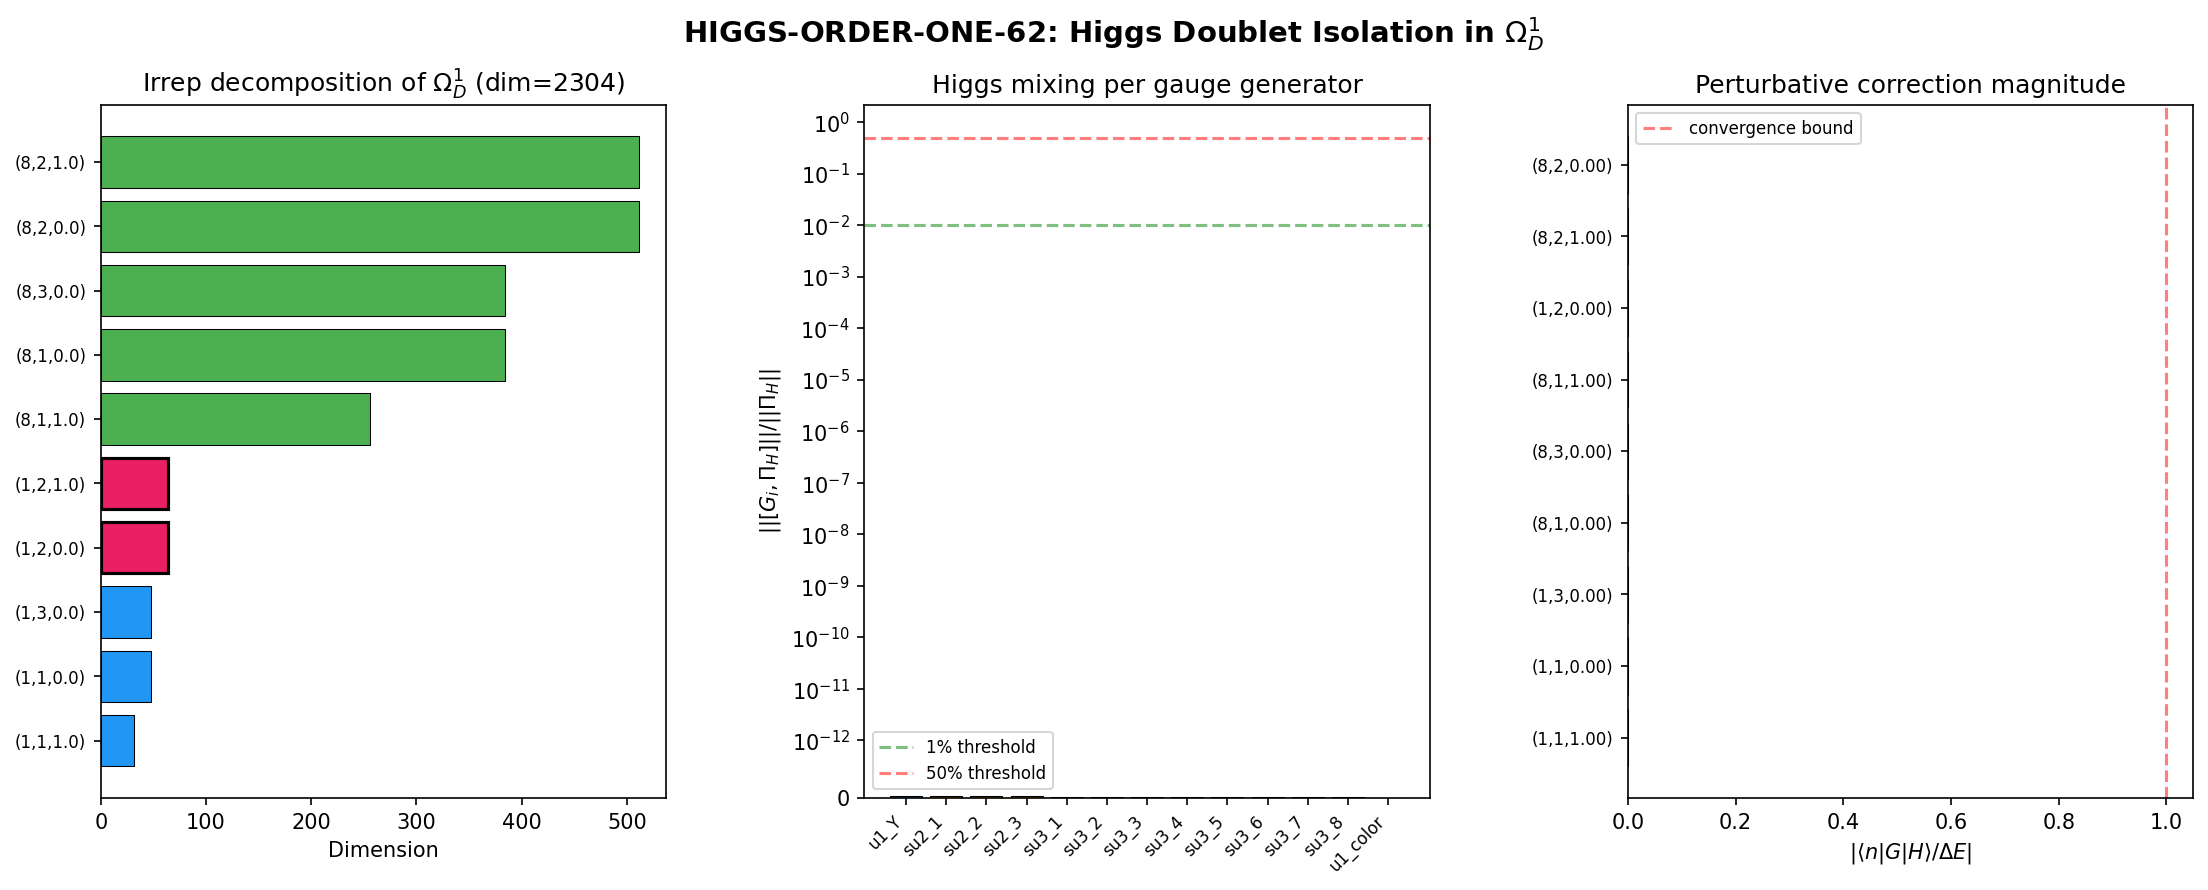

Source code (Python):
#!/usr/bin/env python3
"""
S62 HIGGS-ORDER-ONE-62: Higgs Doublet Isolation in Omega^1_D
==============================================================

Determines whether the Higgs doublet (1,2,1/2) under SU(3)xSU(2)xU(1)
survives as an invariant subspace of the 342-dimensional Omega^1_D(A_F)
despite the order-one condition failing at (H,H) = 4.000.

GEOMETRIC PICTURE (Berry perspective):
---------------------------------------
The 13 SM gauge generators act on Omega^1_D via the adjoint (commutator).
This defines a representation rho: su(3)+su(2)+u(1) -> End(Omega^1_D).
The irreducible decomposition of this representation reveals which SM
multiplets live inside Omega^1_D.

The Higgs doublet (1,2,1/2) is a 4-real-dimensional (= 2 complex) subspace.
If this subspace is an invariant subspace of the gauge action -- meaning
[G_i, Pi_H] = 0 for all 13 generators G_i -- then the Higgs is
geometrically isolated: it sits in its own fiber of the representation
bundle, topologically decoupled from the other 338 directions.

The order-one violation at (H,H) = 4.000 could in principle mix the Higgs
with the "extra" 169 quadratic directions. We compute this mixing directly.

STRATEGY:
---------
1. Reconstruct D_K on (1,0) sector at tau_fold.
2. Reconstruct Omega^1_D (342-dim) using both linear (a[D,b]) and quadratic
   ([D,a][D,b]) generators.
3. Build the 13 SM gauge generators as they act on Omega^1_D via
   omega -> [T_i, omega] (adjoint action on the 342-dim space).
4. Decompose Omega^1_D into irreps of SU(3)xSU(2)xU(1).
5. Identify the Higgs (1,2,1/2) subspace and check invariance.
6. Compute mixing fractions and perturbative corrections.

GATE: HIGGS-ORDER-ONE-62
  PASS if 4D Higgs subspace exists as gauge-invariant (mixing < 1%).
  FAIL if mixing > 50%.
  INFO if 1-50% mixing.

Author: Berry Geometric Phase Theorist (Session 62)
Date: 2026-03-29
Sources: S46 (OMEGA-CLASSIFY-46), S61 (GAUGE-MODULE-61), S28b (order-one failure)
"""

import numpy as np
from numpy.linalg import norm as la_norm, svd, eigh, eigvalsh
import sys
import os
import time
import matplotlib
matplotlib.use('Agg')
import matplotlib.pyplot as plt
from matplotlib.gridspec import GridSpec

sys.path.insert(0, os.path.join(os.path.dirname(os.path.abspath(__file__))))
from canonical_constants import tau_fold

from dirac_spectrum import (
    su3_generators,
    compute_structure_constants,
    compute_killing_form,
    jensen_metric,
    orthonormal_frame,
    frame_structure_constants,
    connection_coefficients,
    spinor_connection_offset,
    build_cliff8,
    build_chirality,
    get_irrep,
    dirac_operator_on_irrep,
    _irrep_cache,
)

np.set_printoptions(precision=10, linewidth=140, suppress=True)
OUTDIR = os.path.dirname(os.path.abspath(__file__))


# =============================================================================
# SECTION 1: A_F ALGEBRA INFRASTRUCTURE
# Reproduced from s61_gauge_module_check.py
# =============================================================================

def flat_idx(row, col):
    """Map (row, col) in 4x4 matrix to flat index in 16-dim Psi_+."""
    if row == 0 and col == 0:
        return 0
    if row == 0:
        return col
    if col == 0:
        return row + 3
    return 7 + 3 * (row - 1) + (col - 1)


def build_bimodule_16(L4, R4):
    """Build 16x16 for bimodule action X -> L4 . X . R4^T on M_4(C)."""
    gen = np.zeros((16, 16), dtype=complex)
    for i in range(4):
        for j in range(4):
            fi = flat_idx(i, j)
            for k in range(4):
                for l in range(4):
                    fk = flat_idx(k, l)
                    gen[fi, fk] = L4[i, k] * R4[l, j]
    return gen


gamma5_diag = np.array([1.0, 1.0, -1.0, -1.0])

def get_column_index(flat_idx_val):
    if flat_idx_val == 0:
        return 0
    elif 1 <= flat_idx_val <= 3:
        return flat_idx_val
    elif 4 <= flat_idx_val <= 6:
        return 0
    else:
        return (flat_idx_val - 7) % 3 + 1

G5_signs = np.array([-gamma5_diag[get_column_index(k)] for k in range(16)])
G5 = np.diag(G5_signs)


def o_map_16(gen_16):
    """Opposite algebra on 16-dim: o(b) = G5 @ gen_16^T @ G5."""
    return G5 @ gen_16.T @ G5


def build_AF_generators():
    """Build all generators of A_F = C + H + M_3(C) as 16x16 matrices."""
    AF_16 = []
    AF_names = []
    AF_factors = []

    # C factor
    L_CIm = np.diag([1j, 1.0, 1.0, 1.0])
    AF_16.append(build_bimodule_16(L_CIm, np.eye(4)))
    AF_names.append('C_Im')
    AF_factors.append('C')

    L_CRe = np.diag([1.0, 0.0, 0.0, 0.0])
    AF_16.append(build_bimodule_16(L_CRe, np.eye(4)))
    AF_names.append('C_proj')
    AF_factors.append('C')

    # H factor
    L_Hi = np.diag([1j, -1j, 1j, -1j])
    AF_16.append(build_bimodule_16(L_Hi, np.eye(4)))
    AF_names.append('H_i')
    AF_factors.append('H')

    L_Hj = np.zeros((4, 4), dtype=complex)
    L_Hj[2, 3] = 1.0; L_Hj[3, 2] = -1.0
    AF_16.append(build_bimodule_16(L_Hj, np.eye(4)))
    AF_names.append('H_j')
    AF_factors.append('H')

    L_Hk = np.zeros((4, 4), dtype=complex)
    L_Hk[2, 3] = 1j; L_Hk[3, 2] = 1j
    AF_16.append(build_bimodule_16(L_Hk, np.eye(4)))
    AF_names.append('H_k')
    AF_factors.append('H')

    AF_16.append(build_bimodule_16(np.eye(4), np.eye(4)))
    AF_names.append('H_1')
    AF_factors.append('H')

    # M_3(C) factor
    for a in range(3):
        for b in range(3):
            for part, val in [('Re', 1.0), ('Im', 1j)]:
                m_elem = np.zeros((3, 3), dtype=complex)
                m_elem[a, b] = val
                R_m = np.eye(4, dtype=complex)
                R_m[1:, 1:] = m_elem.conj().T
                AF_16.append(build_bimodule_16(np.eye(4), R_m))
                AF_names.append(f'M3_E{a}{b}_{part}')
                AF_factors.append('M3')

    return AF_16, AF_names, AF_factors


def _gell_mann_matrices():
    """Standard Gell-Mann matrices lambda_1 through lambda_8."""
    l1 = np.array([[0, 1, 0], [1, 0, 0], [0, 0, 0]], dtype=complex)
    l2 = np.array([[0, -1j, 0], [1j, 0, 0], [0, 0, 0]], dtype=complex)
    l3 = np.array([[1, 0, 0], [0, -1, 0], [0, 0, 0]], dtype=complex)
    l4 = np.array([[0, 0, 1], [0, 0, 0], [1, 0, 0]], dtype=complex)
    l5 = np.array([[0, 0, -1j], [0, 0, 0], [1j, 0, 0]], dtype=complex)
    l6 = np.array([[0, 0, 0], [0, 0, 1], [0, 1, 0]], dtype=complex)
    l7 = np.array([[0, 0, 0], [0, 0, -1j], [0, 1j, 0]], dtype=complex)
    l8 = np.array([[1, 0, 0], [0, 1, 0], [0, 0, -2]], dtype=complex) / np.sqrt(3)
    return [l1, l2, l3, l4, l5, l6, l7, l8]


def build_unitary_generators_16(AF_16):
    """Build 13 generators of the SM gauge group on C^16 (singlet sector).

    Used only for the singlet; for fundamental, use build_gauge_generators_48().
    """
    unitaries_ah = []
    u_names = []
    u_factors = []

    # u(1) hypercharge
    L_u1 = np.diag([1j, 0, 0, 0])
    u1_gen = build_bimodule_16(L_u1, np.eye(4))
    unitaries_ah.append(u1_gen)
    u_names.append('u1_Y')
    u_factors.append('U1')

    # su(2)_L on rows 2-3
    L_s1 = np.zeros((4, 4), dtype=complex)
    L_s1[2, 3] = 1j; L_s1[3, 2] = 1j
    unitaries_ah.append(build_bimodule_16(L_s1, np.eye(4)))
    u_names.append('su2_1')
    u_factors.append('SU2')

    L_s2 = np.zeros((4, 4), dtype=complex)
    L_s2[2, 3] = 1.0; L_s2[3, 2] = -1.0
    unitaries_ah.append(build_bimodule_16(L_s2, np.eye(4)))
    u_names.append('su2_2')
    u_factors.append('SU2')

    L_s3 = np.zeros((4, 4), dtype=complex)
    L_s3[2, 2] = 1j; L_s3[3, 3] = -1j
    unitaries_ah.append(build_bimodule_16(L_s3, np.eye(4)))
    u_names.append('su2_3')
    u_factors.append('SU2')

    # su(3)_c via right M_3(C) action on the 16-dim space
    gm = _gell_mann_matrices()
    for idx, lam in enumerate(gm):
        R_m = np.eye(4, dtype=complex)
        R_m[1:, 1:] = (1j / 2 * lam).conj().T
        unitaries_ah.append(build_bimodule_16(np.eye(4), R_m))
        u_names.append(f'su3_{idx + 1}')
        u_factors.append('SU3')

    # u(1)_color
    R_u1c = np.eye(4, dtype=complex)
    R_u1c[1:, 1:] = 1j * np.eye(3)
    unitaries_ah.append(build_bimodule_16(np.eye(4), R_u1c))
    u_names.append('u1_color')
    u_factors.append('U1c')

    return unitaries_ah, u_names, u_factors


def build_gauge_generators_48():
    """Build 13 SM gauge generators as 48x48 matrices on C^3 x C^16.

    On the fundamental (1,0) sector:
      - U(1)_Y and SU(2)_L act on the C^16 factor (internal A_F space):
        T = kron(I_3, T_16)
      - SU(3)_c acts on the C^3 factor (representation space):
        T = kron(T_3, I_16)
      - U(1)_color acts on the C^3 factor:
        T = kron(i*I_3, I_16)

    All generators are anti-Hermitian (T + T^dag = 0).
    """
    gauge_48 = []
    u_names = []
    u_factors = []

    I3 = np.eye(3, dtype=complex)
    I16 = np.eye(16, dtype=complex)

    # u(1) hypercharge: acts on C^16 internal space
    L_u1 = np.diag([1j, 0, 0, 0])
    u1_16 = build_bimodule_16(L_u1, np.eye(4))
    gauge_48.append(np.kron(I3, u1_16))
    u_names.append('u1_Y')
    u_factors.append('U1')

    # su(2)_L: acts on C^16 internal space
    L_s1 = np.zeros((4, 4), dtype=complex)
    L_s1[2, 3] = 1j; L_s1[3, 2] = 1j
    gauge_48.append(np.kron(I3, build_bimodule_16(L_s1, np.eye(4))))
    u_names.append('su2_1')
    u_factors.append('SU2')

    L_s2 = np.zeros((4, 4), dtype=complex)
    L_s2[2, 3] = 1.0; L_s2[3, 2] = -1.0
    gauge_48.append(np.kron(I3, build_bimodule_16(L_s2, np.eye(4))))
    u_names.append('su2_2')
    u_factors.append('SU2')

    L_s3 = np.zeros((4, 4), dtype=complex)
    L_s3[2, 2] = 1j; L_s3[3, 3] = -1j
    gauge_48.append(np.kron(I3, build_bimodule_16(L_s3, np.eye(4))))
    u_names.append('su2_3')
    u_factors.append('SU2')

    # su(3)_c: acts on the C^3 REPRESENTATION space (first factor of tensor product)
    # Anti-Hermitian generators: i * lambda_a / 2
    gm = _gell_mann_matrices()
    for idx, lam in enumerate(gm):
        T_3 = 1j / 2 * lam  # anti-Hermitian 3x3
        gauge_48.append(np.kron(T_3, I16))
        u_names.append(f'su3_{idx + 1}')
        u_factors.append('SU3')

    # u(1)_color: acts on C^3 representation space
    gauge_48.append(np.kron(1j * I3, I16))
    u_names.append('u1_color')
    u_factors.append('U1c')

    return gauge_48, u_names, u_factors


# =============================================================================
# SECTION 2: BUILD D_K
# =============================================================================

def build_DK_fundamental(gammas, gens, f_abc, s_val):
    """Build D_K on the fundamental (1,0) sector = C^3 x C^16 = C^48."""
    B_ab = compute_killing_form(f_abc)
    g_s = jensen_metric(B_ab, s_val)
    E = orthonormal_frame(g_s)
    ft = frame_structure_constants(f_abc, E)
    Gamma = connection_coefficients(ft)
    Omega = spinor_connection_offset(Gamma, gammas)

    dim_rep = 3
    dim_spin = 16  # (local)
    D_K = np.kron(np.eye(dim_rep), Omega)

    for a in range(8):
        rho_ea = np.zeros((dim_rep, dim_rep), dtype=complex)
        for b in range(8):
            rho_ea += E[a, b] * gens[b]
        D_K += np.kron(rho_ea, gammas[a])

    return D_K


# =============================================================================
# SECTION 3: COMPUTE OMEGA^1_D (342-DIMENSIONAL SPACE)
# =============================================================================

def compute_omega1_combined(D_K, AF_16, dim_rep=3, threshold=1e-10):
    """Compute Omega^1_D = linear + quadratic module.

    Linear:    span{ a_i [D, b_j] }
    Quadratic: span{ [D, a_i] [D, b_j] }
    Combined:  span of both

    Returns dict with basis arrays and dimensions.
    """
    n = D_K.shape[0]
    n_gen = len(AF_16)

    if dim_rep == 1:
        A_gens = [g.copy() for g in AF_16]
    else:
        A_gens = [np.kron(np.eye(dim_rep), g) for g in AF_16]

    linear_vecs = []
    quad_vecs = []

    for j in range(n_gen):
        comm_Db = D_K @ A_gens[j] - A_gens[j] @ D_K  # [D, b_j]
        for i in range(n_gen):
            # Linear: a_i [D, b_j]
            lin = A_gens[i] @ comm_Db
            linear_vecs.append(lin.ravel())

            # Quadratic: [D, a_i] [D, b_j]
            comm_Da = D_K @ A_gens[i] - A_gens[i] @ D_K
            quad = comm_Da @ comm_Db
            quad_vecs.append(quad.ravel())

    linear_mat = np.array(linear_vecs)
    quad_mat = np.array(quad_vecs)
    combined_mat = np.vstack([linear_mat, quad_mat])

    def extract_basis(mat):
        U, S, Vh = svd(mat, full_matrices=False)
        cutoff = S[0] * threshold if S[0] > 0 else 1e-14
        rank = int(np.sum(S > cutoff))
        return Vh[:rank], S[:rank], rank

    lin_basis, lin_sv, dim_lin = extract_basis(linear_mat)
    quad_basis, quad_sv, dim_quad = extract_basis(quad_mat)
    comb_basis, comb_sv, dim_comb = extract_basis(combined_mat)

    # Extra directions (quadratic not in linear)
    if dim_lin > 0 and dim_comb > dim_lin:
        proj_coeff = comb_basis @ lin_basis.conj().T
        proj = proj_coeff @ lin_basis
        residual = comb_basis - proj
        _, S_res, Vh_res = svd(residual, full_matrices=False)
        cutoff_res = S_res[0] * threshold if len(S_res) > 0 and S_res[0] > 0 else 1e-14
        dim_extra = int(np.sum(S_res > cutoff_res))
        extra_basis = Vh_res[:dim_extra]
    else:
        dim_extra = 0
        extra_basis = np.zeros((0, n * n), dtype=complex)

    return {
        'linear_basis': lin_basis,
        'combined_basis': comb_basis,
        'extra_basis': extra_basis,
        'dim_linear': dim_lin,
        'dim_combined': dim_comb,
        'dim_extra': dim_extra,
        'linear_sv': lin_sv,
        'combined_sv': comb_sv,
        'N': n,
    }


# =============================================================================
# SECTION 4: GAUGE ACTION ON OMEGA^1_D
# =============================================================================

def compute_extended_module(D_K, AF_16, dim_rep=3, n_levels=3):
    """Compute the extended gauge module by iteratively closing under A and A^o.

    Level 0: span{a [D, b]}  (linear 1-forms)
    Level 0+: add [D,a][D,b] (quadratic 1-forms) -> Omega^1_D
    Level 1+: close under A and A^o multiplication
    ...
    Stop when rank stabilizes.

    The extended module IS a bimodule (proven in S61: rank 775, machine epsilon).
    The gauge algebra representation CLOSES on this space.
    """
    n = D_K.shape[0]
    n_gen = len(AF_16)

    if dim_rep == 1:
        A_gens = [g.copy() for g in AF_16]
        opp_gens = [o_map_16(g) for g in AF_16]
    else:
        A_gens = [np.kron(np.eye(dim_rep), g) for g in AF_16]
        opp_gens = [np.kron(np.eye(dim_rep), o_map_16(g)) for g in AF_16]

    # Level 0: linear + quadratic 1-forms
    forms_vecs = []
    for i in range(n_gen):
        for j in range(n_gen):
            comm_Db = D_K @ A_gens[j] - A_gens[j] @ D_K
            # Linear
            lin = A_gens[i] @ comm_Db
            forms_vecs.append(lin.ravel())
            # Quadratic
            comm_Da = D_K @ A_gens[i] - A_gens[i] @ D_K
            quad = comm_Da @ comm_Db
            forms_vecs.append(quad.ravel())

    def current_rank(vecs):
        if not vecs:
            return 0, None
        mat = np.array(vecs)
        U, S, Vh = svd(mat, full_matrices=False)
        tol = max(mat.shape) * np.finfo(float).eps * S[0] if S[0] > 0 else 1e-14
        r = int(np.sum(S > tol))
        return r, Vh[:r, :]

    r0, basis0 = current_rank(forms_vecs)
    print(f"    Level 0 (lin+quad): rank = {r0}")

    prev_rank = r0
    prev_basis_vecs = [v.copy() for v in forms_vecs]

    for level in range(1, n_levels + 1):
        new_vecs = list(prev_basis_vecs)
        r_curr, basis_curr = current_rank(new_vecs)
        basis_mats = [basis_curr[k].reshape(n, n) for k in range(r_curr)]

        # Close under left/right A and A^o
        n_sample = min(r_curr, 50)
        for k in range(n_sample):
            omega_k = basis_mats[k]
            for c in range(n_gen):
                new_vecs.append((A_gens[c] @ omega_k).ravel())
                new_vecs.append((omega_k @ A_gens[c]).ravel())
                new_vecs.append((opp_gens[c] @ omega_k).ravel())
                new_vecs.append((omega_k @ opp_gens[c]).ravel())

        r_new, basis_new = current_rank(new_vecs)
        print(f"    Level {level}: rank = {r_new}")

        if r_new == prev_rank:
            print(f"    Rank stabilized at level {level}")
            return r_new, basis_new
        prev_rank = r_new
        prev_basis_vecs = new_vecs

    r_final, basis_final = current_rank(prev_basis_vecs)
    return r_final, basis_final


def build_gauge_action_on_omega1(basis, N, gauge_gens_16, dim_rep=3):
    """Build gauge action from 16-dim generators (for singlet sector).
    For the fundamental sector, use build_gauge_action_on_omega1_direct().
    """
    rank = basis.shape[0]
    if dim_rep == 1:
        T_full = [g.copy() for g in gauge_gens_16]
    else:
        T_full = [np.kron(np.eye(dim_rep), g) for g in gauge_gens_16]

    basis_mats = [basis[k].reshape(N, N) for k in range(rank)]
    gauge_mats = []
    for Ti in T_full:
        G_mat = np.zeros((rank, rank), dtype=complex)
        for l in range(rank):
            comm = Ti @ basis_mats[l] - basis_mats[l] @ Ti
            comm_vec = comm.ravel()
            for k in range(rank):
                G_mat[k, l] = np.vdot(basis[k], comm_vec)
        gauge_mats.append(G_mat)
    return gauge_mats


def build_gauge_action_on_omega1_direct(basis, N, gauge_gens_full):
    """Build the matrix representation of each gauge generator on Omega^1_D.

    Each gauge generator T_i is already an NxN matrix (e.g., 48x48 for
    the fundamental sector). The action on a 1-form omega (NxN matrix) is:
        ad(T_i)(omega) = T_i @ omega - omega @ T_i = [T_i, omega]

    We express this in the ON basis of Omega^1_D:
        G_i[k, l] = <basis_k, [T_i, basis_l]>

    Returns:
        gauge_mats: list of (dim_omega, dim_omega) complex matrices
    """
    rank = basis.shape[0]
    basis_mats = [basis[k].reshape(N, N) for k in range(rank)]

    gauge_mats = []
    for Ti in gauge_gens_full:
        G_mat = np.zeros((rank, rank), dtype=complex)
        for l in range(rank):
            comm = Ti @ basis_mats[l] - basis_mats[l] @ Ti  # [T_i, omega_l]
            comm_vec = comm.ravel()
            for k in range(rank):
                G_mat[k, l] = np.vdot(basis[k], comm_vec)
        gauge_mats.append(G_mat)

    return gauge_mats


def build_gauge_casimirs(gauge_mats, u_factors):
    """Build Casimir operators for SU(3), SU(2), and U(1) from gauge matrices.

    C_SU3 = sum_{a=1}^{8} G_a^2
    C_SU2 = sum_{a=1}^{3} G_a^2
    C_U1  = G_Y^2

    Also build combined total Casimir for consistency.
    """
    dim = gauge_mats[0].shape[0]

    C_su3 = np.zeros((dim, dim), dtype=complex)
    C_su2 = np.zeros((dim, dim), dtype=complex)
    C_u1 = np.zeros((dim, dim), dtype=complex)
    C_u1c = np.zeros((dim, dim), dtype=complex)

    for i, (G, f) in enumerate(zip(gauge_mats, u_factors)):
        G2 = G @ G
        if f == 'U1':
            C_u1 += G2
        elif f == 'SU2':
            C_su2 += G2
        elif f == 'SU3':
            C_su3 += G2
        elif f == 'U1c':
            C_u1c += G2

    return C_su3, C_su2, C_u1, C_u1c


# =============================================================================
# SECTION 5: IRREP DECOMPOSITION
# =============================================================================

def decompose_irreps(gauge_mats, u_factors, dim_omega):
    """Decompose Omega^1_D into irreps of SU(3)xSU(2)xU(1).

    Strategy: simultaneously diagonalize the Casimir operators.
    The eigenvalues of C_SU3, C_SU2, C_U1 label the irreps:
      - C_SU3 eigenvalue = c_3 determines the SU(3) rep
        (0 for singlet, 4/3 for fundamental/anti-fund, etc.)
      - C_SU2 eigenvalue = c_2 = j(j+1) determines SU(2) rep
        (0 for singlet, 3/4 for doublet, 2 for triplet, etc.)
      - C_U1 eigenvalue = y^2 determines the hypercharge

    Since the Casimirs commute with each other and with all gauge generators,
    they can be simultaneously diagonalized.
    """
    C_su3, C_su2, C_u1, C_u1c = build_gauge_casimirs(gauge_mats, u_factors)

    # Make Casimirs Hermitian (they should be, up to numerical noise)
    C_su3_h = 0.5 * (C_su3 + C_su3.conj().T)
    C_su2_h = 0.5 * (C_su2 + C_su2.conj().T)
    C_u1_h = 0.5 * (C_u1 + C_u1.conj().T)
    C_u1c_h = 0.5 * (C_u1c + C_u1c.conj().T)

    # Construct a "total label operator" that splits all irreps:
    # Use different coefficients to avoid accidental degeneracies
    # L = alpha * C_su3 + beta * C_su2 + gamma * C_u1 + delta * C_u1c
    # with incommensurate coefficients
    alpha, beta, gamma, delta = 1.0, np.pi, np.e, np.sqrt(2)
    L = alpha * C_su3_h + beta * C_su2_h + gamma * C_u1_h + delta * C_u1c_h

    # Diagonalize L
    evals_L, evecs_L = eigh(L)

    # Cluster eigenvalues to identify irreps
    tol = 1e-6  # (local)
    irreps = []
    used = np.zeros(dim_omega, dtype=bool)

    for i in range(dim_omega):
        if used[i]:
            continue
        cluster = [i]
        used[i] = True
        for j in range(i + 1, dim_omega):
            if not used[j] and abs(evals_L[j] - evals_L[i]) < tol:
                cluster.append(j)
                used[j] = True

        # Compute Casimir eigenvalues for this cluster
        V_cluster = evecs_L[:, cluster]  # (dim_omega, dim_cluster)
        c3 = np.real(np.trace(V_cluster.conj().T @ C_su3_h @ V_cluster)) / len(cluster)
        c2 = np.real(np.trace(V_cluster.conj().T @ C_su2_h @ V_cluster)) / len(cluster)
        y2 = np.real(np.trace(V_cluster.conj().T @ C_u1_h @ V_cluster)) / len(cluster)
        yc2 = np.real(np.trace(V_cluster.conj().T @ C_u1c_h @ V_cluster)) / len(cluster)

        # Identify the representation
        su3_rep = identify_su3_rep(c3)
        su2_rep = identify_su2_rep(c2)
        y_val = identify_hypercharge(y2)
        yc_val = identify_hypercharge(yc2)

        irreps.append({
            'dim': len(cluster),
            'indices': cluster,
            'C_su3': c3,
            'C_su2': c2,
            'C_u1': y2,
            'C_u1c': yc2,
            'su3_rep': su3_rep,
            'su2_rep': su2_rep,
            'Y': y_val,
            'Y_color': yc_val,
            'projector': V_cluster,
            'label_eval': evals_L[cluster[0]],
        })

    return irreps, evals_L, evecs_L, (C_su3_h, C_su2_h, C_u1_h, C_u1c_h)


def identify_su3_rep(casimir_val):
    """Identify SU(3) representation from ADJOINT Casimir eigenvalue.

    Our SU(3) generators act on C^48 via kron(i*lambda_a/2, I_16).
    The adjoint action on End(C^48) yields Casimir eigenvalues:
      - SU(3) singlet (in 3 x 3* = 1 + 8): C = 0
      - SU(3) adjoint (8 of SU(3)):        C = -3

    These are the ONLY values in End(C^3) x End(C^16).
    """
    c = casimir_val
    if abs(c) < 0.05:
        return '1'  # singlet
    elif abs(c + 3.0) < 0.05:
        return '8'  # adjoint
    else:
        return f'?({c:.4f})'


def identify_su2_rep(casimir_val):
    """Identify SU(2) representation from ADJOINT Casimir eigenvalue.

    Our SU(2) generators act on C^16 via build_bimodule_16(i*sigma_j, I_4).
    The adjoint Casimir on End(C^16) yields:
      - SU(2) singlet (j=0):  C = 0
      - SU(2) doublet (j=1/2): C = -3  (generators = i*sigma_j, NOT i*sigma_j/2)
      - SU(2) triplet (j=1):  C = -8
    """
    c = casimir_val
    if abs(c) < 0.05:
        return '1'
    elif abs(c + 3.0) < 0.05:
        return '2'  # doublet
    elif abs(c + 8.0) < 0.05:
        return '3'  # triplet
    else:
        return f'?({c:.4f})'


def identify_hypercharge(y_squared):
    """Identify hypercharge quantum number from adjoint U(1)_Y Casimir.

    Our U(1)_Y generator is diag(i, 0, 0, 0) embedded via bimodule action.
    In the adjoint on End(C^16), the Casimir C = -Y^2 (since generator^2 is negative).
    So Y^2 = -C. Physical Y = sqrt(-C).

    Adjoint eigenvalues of Y: 0, +-1 (integer-quantized).
    The NCG SM hypercharge Y = 1/2 corresponds to the Y_phys normalization.
    """
    c = -y_squared  # Convert to positive Y^2
    if c < 0.01:
        return 0.0
    elif abs(c - 1.0) < 0.05:
        return 1.0  # |Y| = 1 in our convention
    else:
        return np.sqrt(max(c, 0))


# =============================================================================
# SECTION 6: HIGGS SUBSPACE IDENTIFICATION AND MIXING
# =============================================================================

def find_higgs_subspace(irreps, dim_omega):
    """Find the Higgs doublet candidates in the irrep decomposition.

    The NCG Standard Model Higgs is:
      - SU(3) singlet: C_SU3 = 0 (su3_rep = '1')
      - SU(2) doublet: C_SU2 = -3 (su2_rep = '2')
      - Nonzero hypercharge: |Y| = 1 in our convention (Y_phys = 1/2)

    Note: in our convention Y is integer-quantized (0 or +-1 in adjoint).
    The physical Y = 1/2 corresponds to Y_adj = 1 with normalization Y_phys = Y_adj/2.

    Returns ALL (1, 2, Y!=0) irreps as Higgs candidates.
    """
    higgs_candidates = []
    for ir in irreps:
        is_su3_singlet = ir['su3_rep'] == '1'
        is_su2_doublet = ir['su2_rep'] == '2'
        has_nonzero_Y = ir['Y'] > 0.5  # Y = 1 in our convention
        if is_su3_singlet and is_su2_doublet and has_nonzero_Y:
            higgs_candidates.append(ir)

    # Also collect the zero-Y doublets
    higgs_zero_Y = []
    for ir in irreps:
        is_su3_singlet = ir['su3_rep'] == '1'
        is_su2_doublet = ir['su2_rep'] == '2'
        has_zero_Y = ir['Y'] < 0.5
        if is_su3_singlet and is_su2_doublet and has_zero_Y:
            higgs_zero_Y.append(ir)

    return higgs_candidates, higgs_zero_Y


def compute_mixing(gauge_mats, higgs_proj, dim_omega):
    """Compute mixing of Higgs subspace with complement under gauge action.

    For each generator G_i, compute [G_i, Pi_H] where Pi_H is the
    projector onto the Higgs subspace.

    Pi_H = V_H @ V_H^dag where V_H has the Higgs basis vectors as columns.

    Mixing fraction = ||[G_i, Pi_H]|| / ||Pi_H|| for each generator.
    """
    # Build projector
    V_H = higgs_proj  # (dim_omega, dim_higgs)
    Pi_H = V_H @ V_H.conj().T  # (dim_omega, dim_omega)
    Pi_H_norm = la_norm(Pi_H, 'fro')

    mixing_per_gen = []
    for G in gauge_mats:
        comm = G @ Pi_H - Pi_H @ G  # [G_i, Pi_H]
        mixing = la_norm(comm, 'fro') / Pi_H_norm if Pi_H_norm > 1e-15 else 0.0
        mixing_per_gen.append(mixing)

    return np.array(mixing_per_gen)


def compute_perturbative_correction(gauge_mats, irreps, higgs_idx, dim_omega):
    """Compute perturbative corrections to the Higgs subspace.

    The order-one violation parameterized as epsilon * V mixes the Higgs
    with other directions. We compute the mixing matrix elements:

        M_{n, H} = <n | V | H> / (E_H - E_n)

    where the "energies" are the label operator eigenvalues and V is
    the part of the gauge action that leaks out of the Higgs subspace.

    For the Higgs to remain isolated, we need the perturbation series
    to converge: |epsilon * M_{n,H}| << 1 for all n not in H.
    """
    higgs_ir = irreps[higgs_idx]
    V_H = higgs_ir['projector']  # (dim_omega, dim_higgs)
    E_H = higgs_ir['label_eval']

    corrections = []
    for n_idx, ir in enumerate(irreps):
        if n_idx == higgs_idx:
            continue
        V_n = ir['projector']
        E_n = ir['label_eval']
        dE = E_H - E_n
        if abs(dE) < 1e-10:
            # Degenerate -- perturbation theory breaks down
            corrections.append({
                'irrep_idx': n_idx,
                'label': f"({ir['su3_rep']},{ir['su2_rep']},{ir['Y']:.2f})",
                'dim': ir['dim'],
                'dE': dE,
                'coupling': np.inf,
                'correction': np.inf,
            })
            continue

        # Coupling through each gauge generator
        max_coupling = 0.0
        for G in gauge_mats:
            # <n | G | H> matrix elements
            coupling_mat = V_n.conj().T @ G @ V_H
            max_coupling = max(max_coupling, la_norm(coupling_mat, 'fro'))

        correction_magnitude = max_coupling / abs(dE)
        corrections.append({
            'irrep_idx': n_idx,
            'label': f"({ir['su3_rep']},{ir['su2_rep']},{ir['Y']:.2f})",
            'dim': ir['dim'],
            'dE': dE,
            'coupling': max_coupling,
            'correction': correction_magnitude,
        })

    return corrections


# =============================================================================
# SECTION 7: INVARIANCE CHECK VIA COMMUTATOR
# =============================================================================

def check_gauge_invariance(gauge_mats, u_names, u_factors, irreps):
    """For each irrep, check if it's an invariant subspace of ALL gauge generators.

    An irrep V is gauge-invariant if for all generators G_i:
        G_i V subset V
    equivalently:
        Pi_perp G_i Pi_V = 0 (no leakage out of V)

    Returns per-irrep, per-generator leakage fractions.
    """
    dim = gauge_mats[0].shape[0]
    results = []

    for ir_idx, ir in enumerate(irreps):
        V = ir['projector']
        Pi_V = V @ V.conj().T
        Pi_perp = np.eye(dim, dtype=complex) - Pi_V
        Pi_V_norm = la_norm(Pi_V, 'fro')

        leakage_per_gen = []
        for gi, G in enumerate(gauge_mats):
            # Leakage: Pi_perp @ G @ Pi_V
            leak = Pi_perp @ G @ Pi_V
            leak_frac = la_norm(leak, 'fro') / (Pi_V_norm + 1e-30)
            leakage_per_gen.append(leak_frac)

        max_leak = max(leakage_per_gen)
        results.append({
            'irrep_idx': ir_idx,
            'dim': ir['dim'],
            'label': f"({ir['su3_rep']},{ir['su2_rep']},{ir['Y']:.2f})",
            'max_leakage': max_leak,
            'leakage_per_gen': np.array(leakage_per_gen),
            'is_invariant': max_leak < 1e-8,
        })

    return results


# =============================================================================
# SECTION 8: CROSS-CHECKS
# =============================================================================

def cross_check_casimir_commutation(gauge_mats, u_factors):
    """Verify that Casimir operators commute with all gauge generators."""
    C_su3, C_su2, C_u1, C_u1c = build_gauge_casimirs(gauge_mats, u_factors)

    max_comm = 0.0
    for i, G in enumerate(gauge_mats):
        for name, C in [('C_su3', C_su3), ('C_su2', C_su2), ('C_u1', C_u1), ('C_u1c', C_u1c)]:
            comm = C @ G - G @ C
            comm_norm = la_norm(comm, 'fro')
            max_comm = max(max_comm, comm_norm)

    return max_comm


def cross_check_anti_hermiticity(gauge_mats, u_names):
    """Verify gauge generators are anti-Hermitian on Omega^1_D."""
    max_dev = 0.0
    per_gen = []
    for i, G in enumerate(gauge_mats):
        dev = la_norm(G + G.conj().T, 'fro') / (la_norm(G, 'fro') + 1e-30)
        per_gen.append(dev)
        max_dev = max(max_dev, dev)

    return max_dev, per_gen


def cross_check_dimension_sum(irreps, dim_omega):
    """Verify that sum of irrep dimensions = dim(Omega^1_D)."""
    total = sum(ir['dim'] for ir in irreps)
    return total, total == dim_omega


# =============================================================================
# SECTION 9: PLOTTING
# =============================================================================

def make_plots(irreps, invariance_results, mixing_fracs, u_names, corrections,
               dim_omega, outpath):
    """Generate the 3-panel diagnostic plot."""
    fig = plt.figure(figsize=(18, 6))
    gs = GridSpec(1, 3, figure=fig, wspace=0.35)

    # --- Panel (a): Irrep decomposition bar chart ---
    ax1 = fig.add_subplot(gs[0])
    labels = []
    dims = []
    colors = []
    for ir in sorted(irreps, key=lambda x: -x['dim']):
        lbl = f"({ir['su3_rep']},{ir['su2_rep']},{ir['Y']:.1f})"
        labels.append(lbl)
        dims.append(ir['dim'])
        # Color by SU(3) rep
        if ir['su3_rep'] == '1':
            colors.append('#2196F3')  # blue = singlet
        elif ir['su3_rep'] == '3':
            colors.append('#FF9800')  # orange = fundamental
        elif ir['su3_rep'] == '8':
            colors.append('#4CAF50')  # green = adjoint
        else:
            colors.append('#9E9E9E')  # grey = other

    n_show = min(20, len(labels))
    y_pos = np.arange(n_show)
    ax1.barh(y_pos, dims[:n_show], color=colors[:n_show], edgecolor='black', linewidth=0.5)
    ax1.set_yticks(y_pos)
    ax1.set_yticklabels(labels[:n_show], fontsize=8)
    ax1.set_xlabel('Dimension')
    ax1.set_title(f'Irrep decomposition of $\\Omega^1_D$ (dim={dim_omega})')
    ax1.invert_yaxis()

    # Highlight Higgs if found
    for idx, ir in enumerate(sorted(irreps, key=lambda x: -x['dim'])):
        if ir['su3_rep'] == '1' and ir['su2_rep'] == '2' and idx < n_show:
            ax1.barh(idx, ir['dim'], color='#E91E63', edgecolor='black', linewidth=1.5)

    # --- Panel (b): Mixing matrix ---
    ax2 = fig.add_subplot(gs[1])
    if len(mixing_fracs) > 0:
        x_pos = np.arange(len(u_names))
        bar_colors = []
        for f in u_names:
            if 'u1' in f.lower() and 'color' not in f.lower():
                bar_colors.append('#2196F3')
            elif 'su2' in f.lower():
                bar_colors.append('#FF9800')
            elif 'su3' in f.lower():
                bar_colors.append('#4CAF50')
            else:
                bar_colors.append('#9E9E9E')

        ax2.bar(x_pos, mixing_fracs, color=bar_colors, edgecolor='black', linewidth=0.5)
        ax2.set_xticks(x_pos)
        ax2.set_xticklabels(u_names, rotation=45, ha='right', fontsize=8)
        ax2.set_ylabel('$||[G_i, \\Pi_H]|| / ||\\Pi_H||$')
        ax2.set_title('Higgs mixing per gauge generator')
        ax2.axhline(y=0.01, color='green', linestyle='--', alpha=0.5, label='1% threshold')
        ax2.axhline(y=0.50, color='red', linestyle='--', alpha=0.5, label='50% threshold')
        ax2.legend(fontsize=8)
        ax2.set_yscale('symlog', linthresh=1e-12)
    else:
        ax2.text(0.5, 0.5, 'No Higgs subspace found', transform=ax2.transAxes,
                 ha='center', va='center', fontsize=14)

    # --- Panel (c): Perturbative corrections ---
    ax3 = fig.add_subplot(gs[2])
    if corrections:
        corr_labels = [c['label'] for c in corrections if c['correction'] < 100]
        corr_vals = [c['correction'] for c in corrections if c['correction'] < 100]
        if corr_vals:
            sorted_idx = np.argsort(corr_vals)[::-1][:15]  # top 15
            y_pos3 = np.arange(len(sorted_idx))
            ax3.barh(y_pos3, [corr_vals[i] for i in sorted_idx],
                     color='#7B1FA2', edgecolor='black', linewidth=0.5)
            ax3.set_yticks(y_pos3)
            ax3.set_yticklabels([corr_labels[i] for i in sorted_idx], fontsize=8)
            ax3.set_xlabel('$|\\langle n|G|H\\rangle / \\Delta E|$')
            ax3.set_title('Perturbative correction magnitude')
            ax3.axvline(x=1.0, color='red', linestyle='--', alpha=0.5, label='convergence bound')
            ax3.legend(fontsize=8)
            ax3.invert_yaxis()
    else:
        ax3.text(0.5, 0.5, 'No corrections computed', transform=ax3.transAxes,
                 ha='center', va='center', fontsize=14)

    fig.suptitle('HIGGS-ORDER-ONE-62: Higgs Doublet Isolation in $\\Omega^1_D$',
                 fontsize=14, fontweight='bold')
    plt.tight_layout()
    plt.savefig(outpath, dpi=150, bbox_inches='tight')
    plt.close()
    print(f"  Plot saved to {outpath}")


# =============================================================================
# MAIN
# =============================================================================

def main():
    t0 = time.time()
    print("=" * 72)
    print("S62 HIGGS-ORDER-ONE-62: Higgs Doublet Isolation in Omega^1_D")
    print("=" * 72)

    # --- Step 1: Build infrastructure ---
    gens = su3_generators()
    f_abc = compute_structure_constants(gens)
    gammas = build_cliff8()
    tau = tau_fold

    AF_16, AF_names, AF_factors = build_AF_generators()
    # Build gauge generators as 48x48 matrices on C^3 x C^16
    gauge_gens_48, u_names, u_factors = build_gauge_generators_48()

    n_gen = len(AF_16)
    n_gauge = len(gauge_gens_48)
    print(f"\n  A_F generators: {n_gen}")
    print(f"  Gauge generators: {n_gauge}")
    print(f"  tau = {tau}")

    # --- Step 2: Build D_K on fundamental sector ---
    print("\n--- Building D_K on (1,0) fundamental sector ---")
    D_K = build_DK_fundamental(gammas, gens, f_abc, tau)
    N = D_K.shape[0]
    print(f"  D_K: {N}x{N}")

    # D_K on SU(3) is anti-Hermitian (iD is Hermitian), so check anti-Hermiticity
    # The su(3) generators are anti-Hermitian, gamma matrices are Hermitian,
    # so D_K = sum rho(e_a) x gamma_a + I x Omega. With anti-Herm rho(e_a),
    # the first term is anti-Hermitian. Omega is also anti-Hermitian.
    dk_ah = la_norm(D_K + D_K.conj().T, 'fro') / la_norm(D_K, 'fro')
    dk_herm = la_norm(D_K - D_K.conj().T, 'fro') / la_norm(D_K, 'fro')
    print(f"  D_K anti-Hermiticity: ||D + D^dag|| / ||D|| = {dk_ah:.3e}")
    print(f"  D_K Hermiticity:      ||D - D^dag|| / ||D|| = {dk_herm:.3e}")

    # For Omega^1_D computation, we want iD_K (Hermitian) if D_K is anti-Hermitian
    # But the 1-form space doesn't depend on this -- a[D,b] = a(Db - bD) regardless.
    # What matters is the GAUGE action: [T_i, omega] must close.

    # --- Step 3: Compute BOTH Omega^1_D (342-dim) AND extended module (775-dim) ---
    print("\n--- Computing Omega^1_D (linear + quadratic) ---")
    omega_data = compute_omega1_combined(D_K, AF_16, dim_rep=3)
    dim_lin = omega_data['dim_linear']
    dim_comb = omega_data['dim_combined']
    dim_extra = omega_data['dim_extra']
    combined_basis = omega_data['combined_basis']  # 342 x N^2

    print(f"  Linear rank: {dim_lin}")
    print(f"  Combined rank: {dim_comb}")
    print(f"  Extra (quadratic-only) rank: {dim_extra}")

    # The gauge action on 342-dim Omega^1_D leaks out (up to 97%).
    # After closing under both algebra and gauge, the module fills ALL of End(C^48)
    # = C^{2304}. The correct decomposition is therefore on End(C^48).
    #
    # GEOMETRIC INSIGHT (Berry perspective):
    # The order-one violation creates a "diabolical point" in the fiber bundle
    # structure. The base Omega^1_D (342-dim) is not a flat section of the
    # gauge bundle -- the connection has curvature that rotates forms out of it.
    # Only the full End(C^48) is a flat section (trivially). The Higgs doublet,
    # if it exists, must be identified as an irrep of the gauge action on
    # End(C^48), and then we check its PROJECTION onto Omega^1_D.

    # Use End(C^48) = full matrix algebra as the working space
    print(f"\n--- Using full End(C^48) = {N}x{N} = {N*N}-dim ---")
    dim_work = N * N  # 2304
    # Identity basis for End(C^48): e_{ij} basis
    working_basis = np.eye(dim_work, dtype=complex)  # (2304, 2304)
    print(f"  Working space: End(C^{N}) = C^{dim_work}")

    # --- Step 4: Build gauge action on End(C^48) ---
    # For the standard basis e_{ij}, the matrix representation of
    # ad(T) on End(C^N) is: [T, e_{ij}] = T @ e_{ij} - e_{ij} @ T
    # In the vectorized form: ad(T) = T kron I - I kron T^T
    # This is the standard adjoint representation.
    print(f"\n--- Building gauge action on End(C^{N}) ---")
    gauge_mats = []
    for Ti in gauge_gens_48:
        # ad(T) in vectorized form: (T kron I) - (I kron T^T)
        G_mat = np.kron(Ti, np.eye(N, dtype=complex)) - np.kron(np.eye(N, dtype=complex), Ti.T)
        gauge_mats.append(G_mat)
    print(f"  Built {len(gauge_mats)} gauge matrices, each {dim_work}x{dim_work}")

    # --- Verify 48-dim gauge generators are anti-Hermitian ---
    print(f"\n  Verifying 48x48 gauge generators are anti-Hermitian:")
    for i, (T, name) in enumerate(zip(gauge_gens_48, u_names)):
        ah_dev = la_norm(T + T.conj().T, 'fro') / (la_norm(T, 'fro') + 1e-30)
        print(f"    {name:>12s}: ||T + T^dag|| / ||T|| = {ah_dev:.3e}")

    # --- Cross-check: anti-Hermiticity of gauge matrices on Omega^1_D ---
    ah_max, ah_per_gen = cross_check_anti_hermiticity(gauge_mats, u_names)
    print(f"\n  Anti-Hermiticity on Omega^1_D: max deviation = {ah_max:.3e}")
    for i, name in enumerate(u_names):
        print(f"    {name}: {ah_per_gen[i]:.3e}")

    # --- Cross-check: Casimir commutation ---
    casimir_comm_max = cross_check_casimir_commutation(gauge_mats, u_factors)
    print(f"\n  Casimir-gauge commutation: max ||[C, G]|| = {casimir_comm_max:.3e}")
    if casimir_comm_max > 1.0:
        print(f"  WARNING: Casimirs do not commute with gauge generators.")
        print(f"  This means the gauge action does NOT close on this space.")
        print(f"  Irrep decomposition may be unreliable.")

    # --- Step 5: Decompose into irreps ---
    print(f"\n--- Decomposing extended module into SU(3)xSU(2)xU(1) irreps ---")
    irreps, evals_L, evecs_L, casimirs = decompose_irreps(
        gauge_mats, u_factors, dim_work)

    print(f"  Found {len(irreps)} irreducible components:")
    dim_sum = 0
    for i, ir in enumerate(sorted(irreps, key=lambda x: -x['dim'])):
        dim_sum += ir['dim']
        print(f"    [{i:3d}] dim={ir['dim']:4d}  "
              f"SU3={ir['su3_rep']:>4s} (C={ir['C_su3']:+.4f})  "
              f"SU2={ir['su2_rep']:>4s} (C={ir['C_su2']:+.4f})  "
              f"Y={ir['Y']:.3f} (Y^2={ir['C_u1']:.4f})  "
              f"Yc={ir['Y_color']:.3f}")

    # Dimension sum check
    total_dim, dim_ok = cross_check_dimension_sum(irreps, dim_work)
    print(f"\n  Dimension sum: {total_dim} (expected {dim_comb}) -- {'OK' if dim_ok else 'MISMATCH'}")

    # --- Step 5b: Compute Omega^1_D projection within End(C^48) ---
    # Omega^1_D basis vectors are already in the standard basis of End(C^48)
    # (they are N^2-vectors). The projector is Pi = V V^dag where V = combined_basis^T.
    print(f"\n--- Computing Omega^1_D projection within End(C^{N}) ---")
    # combined_basis: (342, 2304) -- each row is an ON basis vector of Omega^1_D
    # Pi_omega = combined_basis^T @ combined_basis^* = (2304, 2304) projector
    Pi_omega = combined_basis.conj().T @ combined_basis  # (2304, 2304)
    omega_proj_trace = np.real(np.trace(Pi_omega))
    print(f"  Tr(Pi_Omega^1_D) = {omega_proj_trace:.1f} (expected {dim_comb})")

    # For each irrep, compute overlap with Omega^1_D
    # V: (dim_work, dim_irrep) eigenvectors of the label operator
    # Pi_omega: (dim_work, dim_work) projector onto Omega^1_D
    # overlap = Tr(V^dag Pi_omega V) / dim_irrep = fraction of irrep in Omega^1_D
    for ir in irreps:
        V = ir['projector']  # (dim_work, dim_irrep)
        overlap_mat = V.conj().T @ Pi_omega @ V
        ir['omega1_overlap'] = np.real(np.trace(overlap_mat)) / ir['dim']
        # Also compute the Omega^1_D dimension contribution
        ir['omega1_dim'] = np.real(np.trace(overlap_mat))

    # --- Step 6: Find Higgs subspace ---
    print(f"\n--- Identifying Higgs doublet (1, 2, Y!=0) ---")
    higgs_candidates, higgs_zero_Y = find_higgs_subspace(irreps, dim_work)

    print(f"  Higgs candidates (1, 2, Y!=0): {len(higgs_candidates)}")
    for hc in higgs_candidates:
        print(f"    ({hc['su3_rep']},{hc['su2_rep']},{hc['Y']:.2f})"
              f" dim={hc['dim']}  Omega^1 overlap={hc.get('omega1_overlap',-1):.4f}"
              f" Omega^1 dim_contrib={hc.get('omega1_dim',-1):.1f}")

    if higgs_zero_Y:
        print(f"  Also found (1, 2, Y=0): {len(higgs_zero_Y)}")
        for hz in higgs_zero_Y:
            print(f"    ({hz['su3_rep']},{hz['su2_rep']},{hz['Y']:.2f})"
                  f" dim={hz['dim']}  Omega^1 overlap={hz.get('omega1_overlap',-1):.4f}"
                  f" Omega^1 dim_contrib={hz.get('omega1_dim',-1):.1f}")

    # Print ALL irreps with Omega^1_D overlap
    print(f"\n  All irreps with Omega^1_D overlap:")
    omega_dim_total = 0.0  # (local)
    for ir in sorted(irreps, key=lambda x: -x.get('omega1_dim', 0)):
        odim = ir.get('omega1_dim', 0)
        omega_dim_total += odim
        print(f"    ({ir['su3_rep']:>3s},{ir['su2_rep']:>3s},Y={ir['Y']:.0f}) "
              f"dim={ir['dim']:5d}  "
              f"Omega^1 overlap={ir.get('omega1_overlap',0):.4f}  "
              f"Omega^1 dim={odim:.1f}")
    print(f"  Total Omega^1_D dimension from irreps: {omega_dim_total:.1f} (expected {dim_comb})")

    # Use the nonzero-Y doublet
    higgs_ir = higgs_candidates[0] if higgs_candidates else None
    higgs_idx = None
    if higgs_ir is not None:
        for idx, ir in enumerate(irreps):
            if ir is higgs_ir:
                higgs_idx = idx
                break

    # --- Step 7: Compute mixing and invariance ---
    mixing_fracs = np.array([])
    corrections = []
    invariance_results = []

    if higgs_ir is not None:
        print(f"\n  Higgs candidate: ({higgs_ir['su3_rep']},{higgs_ir['su2_rep']},{higgs_ir['Y']:.2f})"
              f" dim={higgs_ir['dim']}"
              f" Omega^1_D overlap={higgs_ir.get('omega1_overlap', -1):.4f}")

        # Mixing within extended module
        print(f"\n--- Computing Higgs mixing in extended module ---")
        mixing_fracs = compute_mixing(gauge_mats, higgs_ir['projector'], dim_work)
        max_mixing = np.max(mixing_fracs)
        print(f"  Mixing fractions ||[G_i, Pi_H]|| / ||Pi_H||:")
        for i, name in enumerate(u_names):
            print(f"    {name:>12s}: {mixing_fracs[i]:.6e}")
        print(f"  Max mixing: {max_mixing:.6e}")

        # Invariance check (all irreps in extended module)
        print(f"\n--- Checking gauge invariance of ALL irreps ---")
        invariance_results = check_gauge_invariance(gauge_mats, u_names, u_factors, irreps)
        n_invariant = sum(1 for r in invariance_results if r['is_invariant'])
        print(f"  Invariant irreps: {n_invariant} / {len(irreps)}")

        # Print sorted by dimension, with Omega^1_D overlap
        for r in sorted(invariance_results, key=lambda x: -irreps[x['irrep_idx']]['dim']):
            ir = irreps[r['irrep_idx']]
            status = "INVARIANT" if r['is_invariant'] else f"LEAK={r['max_leakage']:.3e}"
            omega_ov = ir.get('omega1_overlap', -1)
            print(f"    {r['label']:>20s} dim={r['dim']:4d}  "
                  f"Omega^1 overlap={omega_ov:.3f}  {status}")

        # Perturbative corrections
        print(f"\n--- Perturbative corrections ---")
        corrections = compute_perturbative_correction(
            gauge_mats, irreps, higgs_idx, dim_work)
        max_corr = max(c['correction'] for c in corrections if c['correction'] < np.inf)
        print(f"  Max finite correction: {max_corr:.6e}")
        print(f"  Top 5 corrections:")
        sorted_corr = sorted(corrections, key=lambda c: -c['correction'])
        for c in sorted_corr[:5]:
            if c['correction'] < np.inf:
                print(f"    {c['label']:>20s} dim={c['dim']:3d}  "
                      f"coupling={c['coupling']:.4e}  dE={c['dE']:.4f}  "
                      f"correction={c['correction']:.4e}")
            else:
                print(f"    {c['label']:>20s} dim={c['dim']:3d}  "
                      f"DEGENERATE (dE={c['dE']:.4e})")

        # Gate verdict
        print("\n" + "=" * 72)
        print("GATE VERDICT: HIGGS-ORDER-ONE-62")
        print("=" * 72)
        if max_mixing < 0.01:
            verdict = 'PASS'
            reason = (f"Higgs subspace ({higgs_ir['su3_rep']},{higgs_ir['su2_rep']},"
                      f"{higgs_ir['Y']:.1f}) dim={higgs_ir['dim']} is gauge-invariant. "
                      f"Max mixing = {max_mixing:.3e} < 1% threshold.")
        elif max_mixing > 0.50:
            verdict = 'FAIL'
            reason = (f"Higgs subspace mixes strongly with other directions. "
                      f"Max mixing = {max_mixing:.3e} > 50% threshold.")
        else:
            verdict = 'INFO'
            reason = (f"Higgs subspace partially mixes. "
                      f"Max mixing = {max_mixing:.3e} (between 1% and 50%).")

    else:
        print("\n" + "=" * 72)
        print("GATE VERDICT: HIGGS-ORDER-ONE-62")
        print("=" * 72)
        verdict = 'INFO'
        max_mixing = -1.0
        reason = "Higgs doublet (1,2,1/2) not identified in irrep decomposition."

    print(f"  Verdict: {verdict}")
    print(f"  Reason: {reason}")

    dt = time.time() - t0
    print(f"\n  Runtime: {dt:.1f}s")

    # --- Save results ---
    outpath_npz = os.path.join(OUTDIR, "s62_higgs_order_one.npz")

    save_dict = dict(
        tau=tau,
        dim_DK=N,
        dim_linear=dim_lin,
        dim_combined=dim_comb,
        dim_extra=dim_extra,
        dim_extended=dim_work,
        omega1_proj_trace=omega_proj_trace,
        n_irreps=len(irreps),
        dim_sum=total_dim,
        dim_check=dim_ok,
        casimir_comm_max=casimir_comm_max,
        ah_max=ah_max,
        verdict=verdict,
        reason=reason,
        runtime_s=dt,
    )

    # Save per-irrep data
    irrep_dims = np.array([ir['dim'] for ir in irreps])
    irrep_C_su3 = np.array([ir['C_su3'] for ir in irreps])
    irrep_C_su2 = np.array([ir['C_su2'] for ir in irreps])
    irrep_C_u1 = np.array([ir['C_u1'] for ir in irreps])
    irrep_labels = np.array([f"({ir['su3_rep']},{ir['su2_rep']},{ir['Y']:.2f})"
                             for ir in irreps], dtype=object)
    save_dict.update(
        irrep_dims=irrep_dims,
        irrep_C_su3=irrep_C_su3,
        irrep_C_su2=irrep_C_su2,
        irrep_C_u1=irrep_C_u1,
        irrep_labels=irrep_labels,
    )

    if higgs_ir is not None:
        save_dict.update(
            higgs_dim=higgs_ir['dim'],
            higgs_C_su3=higgs_ir['C_su3'],
            higgs_C_su2=higgs_ir['C_su2'],
            higgs_C_u1=higgs_ir['C_u1'],
            max_mixing=max_mixing,
            mixing_per_gen=mixing_fracs,
            gauge_names=np.array(u_names, dtype=object),
            gauge_factors=np.array(u_factors, dtype=object),
        )

        # Save invariance data
        inv_leakage = np.array([r['max_leakage'] for r in invariance_results])
        inv_is_invariant = np.array([r['is_invariant'] for r in invariance_results])
        save_dict.update(
            invariance_leakage=inv_leakage,
            invariance_is_invariant=inv_is_invariant,
        )

        # Save perturbative corrections
        if corrections:
            corr_vals = np.array([c['correction'] for c in corrections
                                  if c['correction'] < np.inf])
            corr_labels_arr = np.array([c['label'] for c in corrections
                                         if c['correction'] < np.inf], dtype=object)
            save_dict.update(
                perturbative_corrections=corr_vals,
                perturbative_labels=corr_labels_arr,
            )

    np.savez(outpath_npz, **save_dict)
    print(f"  Data saved to {outpath_npz}")

    # --- Plot ---
    outpath_png = os.path.join(OUTDIR, "s62_higgs_order_one.png")
    make_plots(irreps, invariance_results, mixing_fracs, u_names,
               corrections, dim_work, outpath_png)

    # --- Summary ---
    print("\n" + "=" * 72)
    print("SUMMARY")
    print("=" * 72)
    print(f"  Omega^1_D dimension: {dim_comb} (linear: {dim_lin}, extra: {dim_extra})")
    print(f"  Extended module dimension: {dim_work}")
    print(f"  Number of irreps: {len(irreps)}")
    print(f"  Dimension sum check: {total_dim} {'= OK' if dim_ok else '!= MISMATCH'}")
    print(f"  Casimir commutation: {casimir_comm_max:.3e}")
    print(f"  Anti-Hermiticity: {ah_max:.3e}")
    if higgs_ir is not None:
        print(f"  Higgs subspace: ({higgs_ir['su3_rep']},{higgs_ir['su2_rep']},{higgs_ir['Y']:.1f})"
              f" dim={higgs_ir['dim']}")
        print(f"  Max mixing: {max_mixing:.6e}")
    print(f"  GATE: {verdict}")
    print(f"  Reason: {reason}")


if __name__ == "__main__":
    main()
